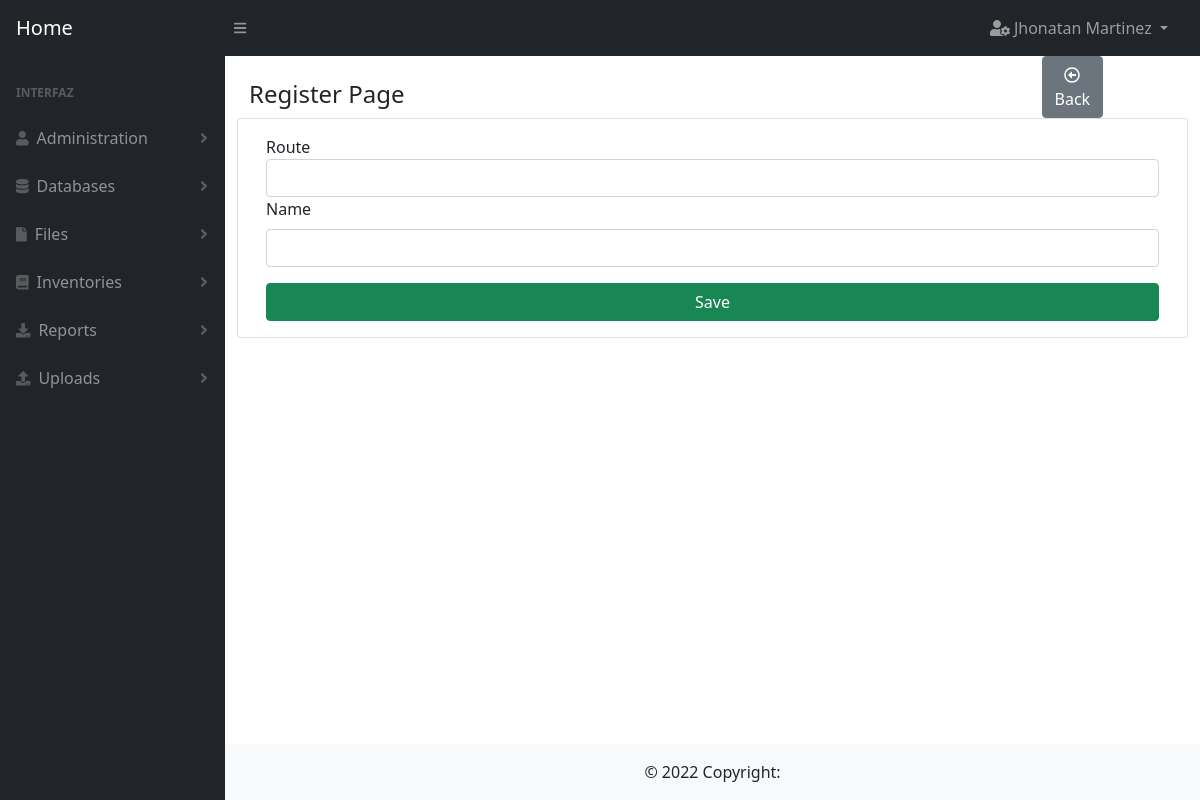
The page /page/edit/33 (signed in) on the database as committed earlier.
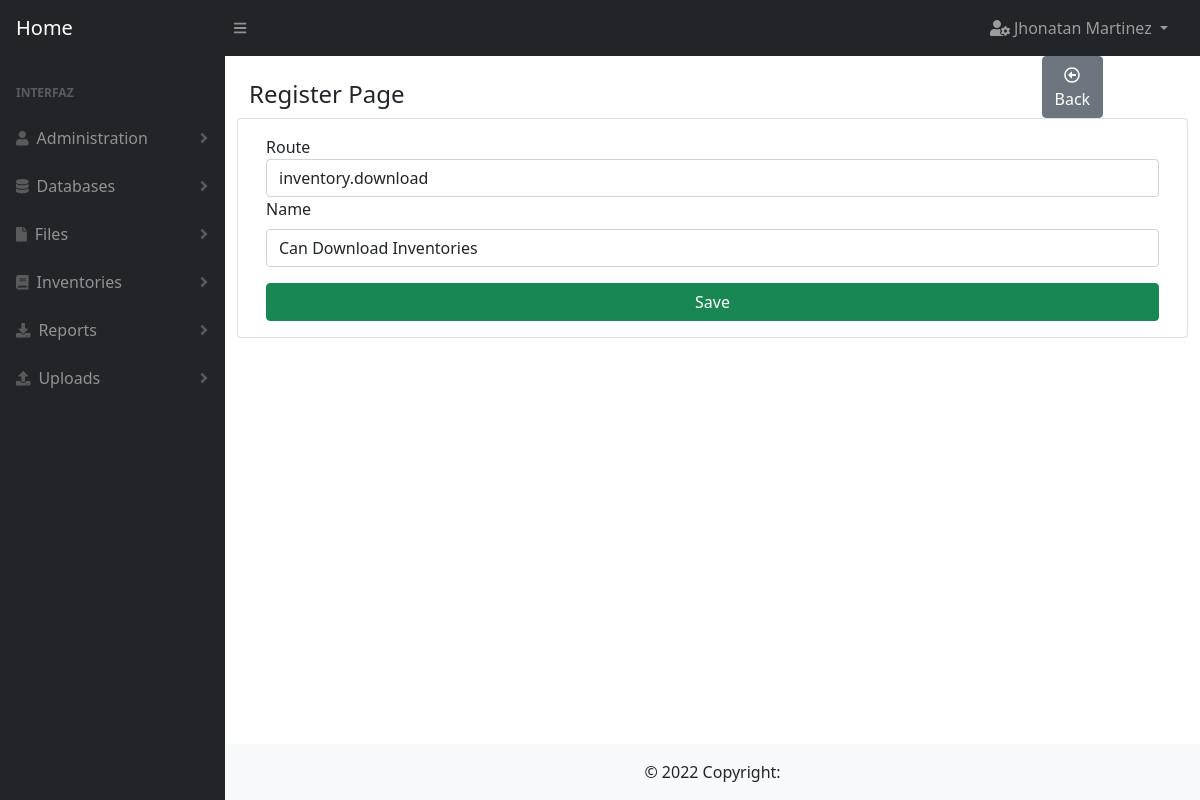
The same page on the database as committed later.
### page/models.py (models this page shows)
class Page(db.Model):
    __tablename__ = 'pages'
    id = db.Column(db.Integer, primary_key=True)
    route = db.Column(db.String(100), unique=True)
    name = db.Column(db.String(500))
    created_at = db.Column(db.DateTime, default=datetime.datetime.now)
    permissions = db.relationship('Permission', cascade='all, delete', backref='page')

### page/routes.py (the view, shortened to what this page needs)
@page.route(routes["edit"], methods=['GET', 'POST'])
@decorator(page=pages["edit"], url=pages["index"])
def edit(id=0):
    try:
        data = models.Page.query.get(id)
        form = forms.CreateForm(obj=data)
        return render_template(templates["edit"],
                               form=form)
    except Exception as exc:
        return show_error(pages["edit"] + ': ' + str(exc))

### page/forms.py
class CreateForm(Form):
    route = StringField('Route',
                        [validators.DataRequired(message="Route is required")])
    name = StringField('Name',
                       [validators.DataRequired(message="Name is required")])

### utils/auth.py (called while the page is built)
def has_permission(page):
    can_enter = False
    try:
        user = User.query.get(session['user_id'])
        if user.is_admin:
            can_enter = True
        else:
            page_id = Page.query.filter(Page.route == page).first().id
            permissions = Permission.query.filter_by(role_id=user.role_id, page_id=page_id).first()
            if permissions is not None:
                can_enter = True
    except Exception as exc:
        error_message = 'permission.queries.has_permission: ' + str(exc)
        print("ERROR: " + error_message)
    finally:
        return can_enter

### templates/page/create.html
{% extends 'base/create_forms.html' %}
{% block title %}
Register Page
{% endblock %}
{% block button_back %}
    onclick="window.location.href='{{ url_for('page.index') }}'"
{% endblock %}
{% block fields %}
    {% from "macro.html" import render_field %}
    {{ render_field(form.route, class='form-control') }}
    {{ render_field(form.name, class='form-control') }}
{% endblock %}

### templates/macro.html (shortened to what this page needs)
{% macro render_field(field) %}
    <td> {{ field.label }}
    <dd> {{ field(**kwargs)  | safe }}
{% endmacro %}

Rows that differ between the two databases and show on the page:
added Page: route "inventory.download", name "Can Download Inventories"
